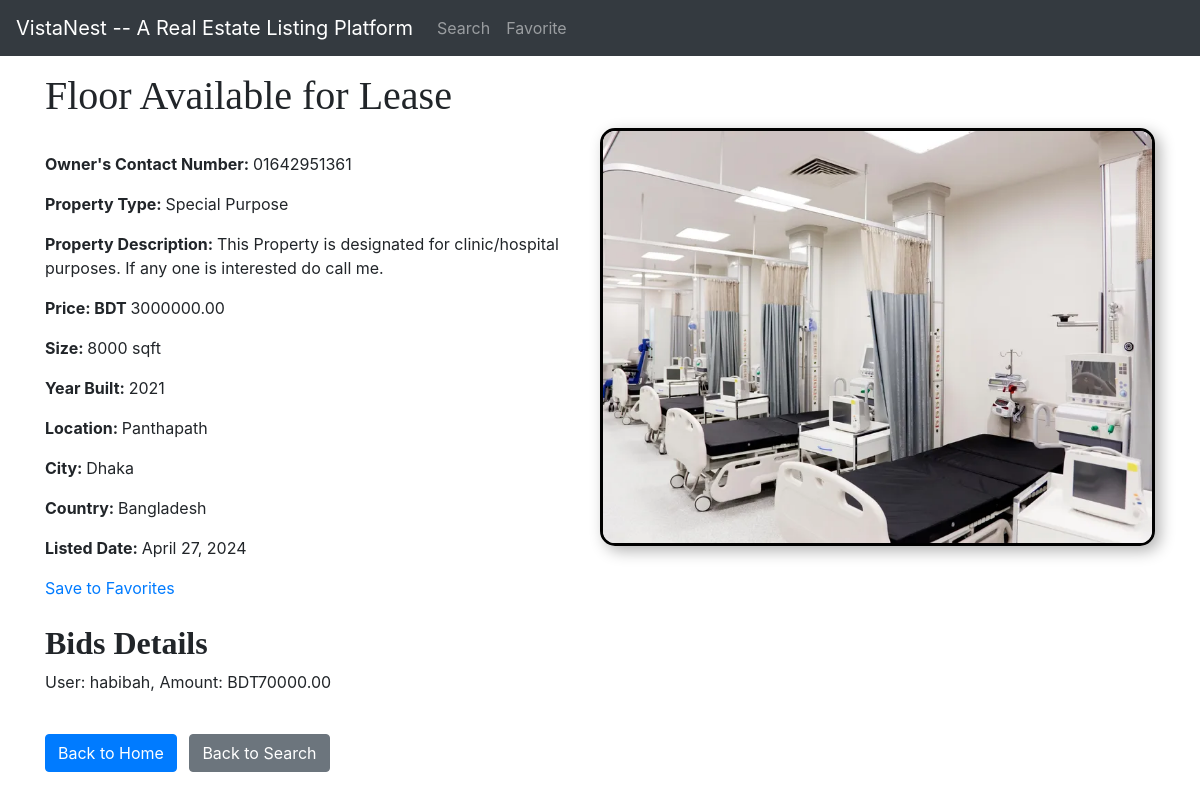
Screenshot of /details/25 with the database file from the repository.
### platforms/models.py (models this page shows, shortened)
class Platform(models.Model):
    property_type_choices = [
        ('Residential', 'Residential'),
        ('Commercial', 'Commercial'),
        ('Land', 'Land'),
        ('Industrial', 'Industrial'),
        ('Special Purpose', 'Special Purpose')
    ]
    owner_contact_number = models.CharField(max_length=15, blank=True, null=True)
    title = models.CharField(max_length=100)
    description = models.TextField(default="This Property is mindblowing!")
    property_type = models.CharField(max_length=20, choices=property_type_choices)
    price = models.DecimalField(max_digits=10, decimal_places=2)
    size_sqft = models.PositiveIntegerField()
    year_built = models.PositiveIntegerField()
    location = models.CharField(max_length=100)
    city = models.CharField(max_length=50)
    country = models.CharField(max_length=50)
    listed_date = models.DateField(auto_now_add=True)
    image = models.ImageField(default='houses.png', blank=True)

class Bid(models.Model):
    user = models.ForeignKey(User, on_delete=models.CASCADE)
    property = models.ForeignKey(Platform, on_delete=models.CASCADE, related_name='bids')
    amount = models.DecimalField(max_digits=10, decimal_places=2)
    bid_status = models.CharField(max_length=20, choices=[
        ('Pending', 'Pending'),
        ('Accepted', 'Accepted'),
        ('Rejected', 'Rejected')
    ], default='Pending')
    date_placed = models.DateTimeField(auto_now_add=True)

### mysite/views.py (the view)
# urls.py: path('details/<int:property_id>', views.details, name='details'),
def details(request, property_id):
    platform = get_object_or_404(Platform, pk=property_id)
    bids = platform.bids.all().select_related('user')
    return render(request, 'details.html', {
    "platform": platform,  'bids': bids,
  })

### templates/details.html (shortened to what this page needs)
<!DOCTYPE html>
<html lang="en">
<head>
    <link rel="stylesheet" href="https://cdn.jsdelivr.net/npm/bootstrap@4.3.1/dist/css/bootstrap.min.css">
      <link rel="stylesheet" href="https://stackpath.bootstrapcdn.com/bootstrap/4.3.1/css/bootstrap.min.css">
    <link rel="stylesheet" href="https://use.fontawesome.com/releases/v5.8.1/css/all.css">
</head>
<body>
  <nav class="navbar navbar-expand-md navbar-dark bg-dark fixed-top">
    <a class="navbar-brand" href="{% url 'home' %}">VistaNest -- A Real Estate Listing Platform</a>
    <div class="collapse navbar-collapse" id="navbarNav">
        <ul class="navbar-nav">
            <li class="nav-item">
                <a class="nav-link" href="{% url 'search' %}">Search</a>
            </li>
            <li class="nav-item">
                <a class="nav-link" href="{% url 'favorites' %}">Favorite</a>
            </li>
        </ul>
    </div>
</nav>
<br> <br>
    <div class="container mt-4">
        <h1 style = "font-family: 'Montserrat';" >{{ platform.title }}</h1>
        <img src="{{ platform.image.url }}" alt="Property Image" align= "right" class="bordered-image"  style="max-width: 50%; height: 50%;  border: 3px solid black;  border-radius: 15px; box-shadow: 5px 5px 15px rgba(0, 0, 0, 0.3); "> <br>
        <p><strong>Owner's Contact Number: </strong> {{ platform.owner_contact_number }}</p>
        <p><strong>Property Type: </strong> {{ platform.property_type }}</p>
        <p><strong>Property Description: </strong> {{ platform.description }}</p>
        <p><strong>Price: BDT </strong> {{ platform.price }}</p>
        <p><strong>Size: </strong> {{ platform.size_sqft }} sqft</p>
        <p><strong>Year Built: </strong> {{ platform.year_built }}</p>
        <p><strong>Location: </strong> {{ platform.location }}</p>
        <p><strong>City: </strong> {{ platform.city }}</p>
        <p><strong>Country: </strong> {{ platform.country }}</p>
        <p><strong>Listed Date: </strong> {{ platform.listed_date }}</p>
      <a href="{% url 'add_to_favorites' platform.id %}">Save to Favorites</a>
        <br> <br>
        <h2 style = "font-family: 'Montserrat';"><b>Bids Details</b></h2>
    <div id="bids">
        {% for bid in bids %}
            <p>User: {{ bid.user.username }}, Amount: BDT{{ bid.amount }}</p>
        {% endfor %}
    </div>
        <br>
            <a href="{% url 'home' %}" class="btn btn-primary">Back to Home</a>
            <a href="{% url 'search' %}" class="btn btn-secondary ml-2">Back to Search</a>
    </div>
</body>
</html>

### rows the page displays
Platform: title "Floor Available for Lease", image (picture), owner_contact_number "01642951361", property_type "Special Purpose", description "This Property is designated for clinic/hospital purposes. If any one is interested do call me.", price "3000000.00", size_sqft "8000", year_built "2021", location "Panthapath", city "Dhaka", country "Bangladesh", listed_date "April 27, 2024"
Bid: user.username "habibah", amount "70000.00"
